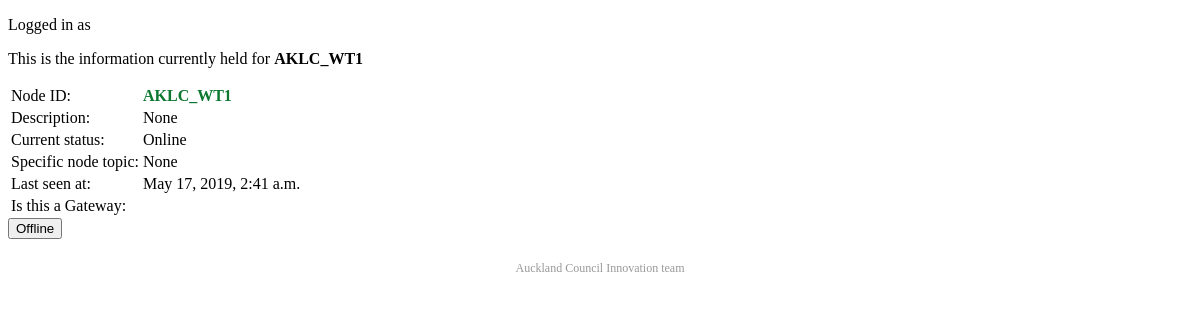
The page /monitor/node/5/ on the database its author committed.
### monitor/models.py (models this page shows, shortened)
class Node(models.Model):
    nodeID = models.CharField(max_length=30)
    lastseen = models.DateTimeField(blank=True, null=True)
    statusSent = models.DateTimeField(blank=True, null=True)
    isGateway = models.BooleanField(blank=True, default=False)
    notificationSent = models.BooleanField(blank=True, default=False)
    status = models.CharField(max_length=10, blank=True, null=True)
    nextUpdate = models.DateTimeField(blank=True, null=True)
    topic = models.CharField(max_length=50, blank=True, null=True)
    descr = models.TextField(blank=True, null=True)
    topic = models.CharField(max_length=30, blank=True, null=True)
    lastData = models.TextField(blank=True, null=True)
    lastStatus = models.TextField(blank=True, null=True)
    message_delay = models.FloatField(blank=True, null=True, help_text="Minutes the node can be inactive without being considered down")
    hardware = models.CharField(max_length=50, blank=True, null=True)
    software = models.CharField(max_length=50, blank=True, null=True)
    latitude = models.FloatField(blank=True, null=True)
    longitude  = models.FloatField(blank=True, null=True)

### monitor/views.py (the view)
# urls.py: path('node/<int:node_ref>/', views.nodeDetail, name='nodeDetail'),
def nodeDetail(request, node_ref):
    node = Node.objects.get(id = node_ref)
    context = {'node': node, 'user': request.user}
    return render(request, 'monitor/nodeDetail.html', context)

### monitor/templates/monitor/nodeDetail.html (shortened to what this page needs)
{% extends "monitor/webbase.html" %}
{% block web-body %}
  <p>Logged in as {{ user.username }}</p>
  <p>This is the information currently held for <b>{{ node.nodeID }}</b></p>
    <table>
      <tr>
        <td>Node ID:</td><td><span class="nodeup">{{ node.nodeID }}</span></td>
      </tr>
      <tr>
        <td>Description:</td><td> {{ node.descr }}</td>
      </tr>
      <tr>
        <td>Current status:</td><td> {{ node.status }}</td>
      </tr>
      <tr>
        <td>Specific node topic:</td><td>{{ node.topic }}</td>
      </tr>
      <tr>
        <td>Last seen at:</td><td>{{ node.lastseen }}</td>
      </tr>
      <tr>
        <td>Is this a Gateway:</td><td> {{ node.is_gateway }}</td>
      </tr>
    </table>
  <form action="{% url 'monitor:nodeDetail' node.id  %}" method="post">
  <input type="submit" value="Offline">
  </form>
{% endblock %}

### monitor/static/monitor/style.css (style rules this page uses)
.nodeup { color: #0b772f; font-weight: bold; }

### rows shown on the page
Node: nodeID "AKLC_WT1", descr "None", status "Online", topic "None", lastseen "May 17, 2019, 2:41 a.m."
